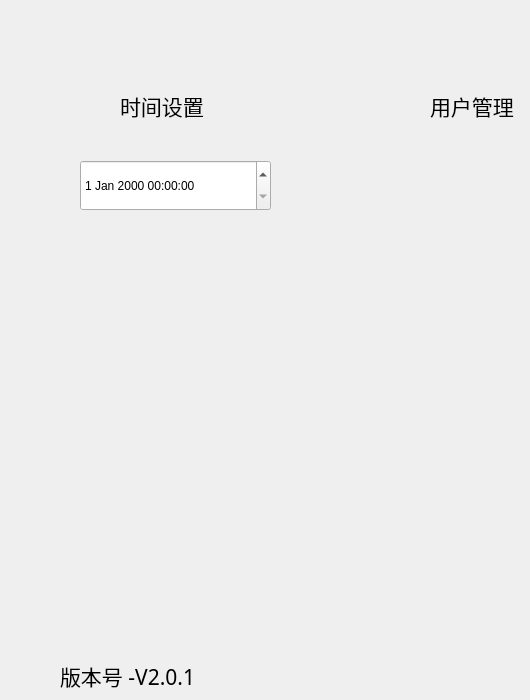
       <widget class="QWidget" name="pageSystemSettings">
        <widget class="QLabel" name="label_17">
         <property name="geometry">
          <rect>
           <x>120</x>
           <y>90</y>
           <width>91</width>
           <height>31</height>
          </rect>
         </property>
         <property name="font">
          <font>
           <family>黑体</family>
           <pointsize>16</pointsize>
          </font>
         </property>
         <property name="text">
          <string>时间设置</string>
         </property>
        </widget>
        <widget class="QDateTimeEdit" name="dateTimeEdit_5">
         <property name="geometry">
          <rect>
           <x>80</x>
           <y>160</y>
           <width>191</width>
           <height>51</height>
          </rect>
         </property>
        </widget>
        <widget class="QLabel" name="label_18">
         <property name="geometry">
          <rect>
           <x>430</x>
           <y>90</y>
           <width>91</width>
           <height>31</height>
          </rect>
         </property>
         <property name="font">
          <font>
           <family>黑体</family>
           <pointsize>16</pointsize>
          </font>
         </property>
         <property name="text">
          <string>用户管理</string>
         </property>
        </widget>
        <widget class="QLabel" name="label_19">
         <property name="geometry">
          <rect>
           <x>60</x>
           <y>660</y>
           <width>201</width>
           <height>31</height>
          </rect>
         </property>
         <property name="font">
          <font>
           <family>黑体</family>
           <pointsize>16</pointsize>
          </font>
         </property>
         <property name="text">
          <string>版本号 -V2.0.1</string>
         </property>
        </widget>
       </widget>
